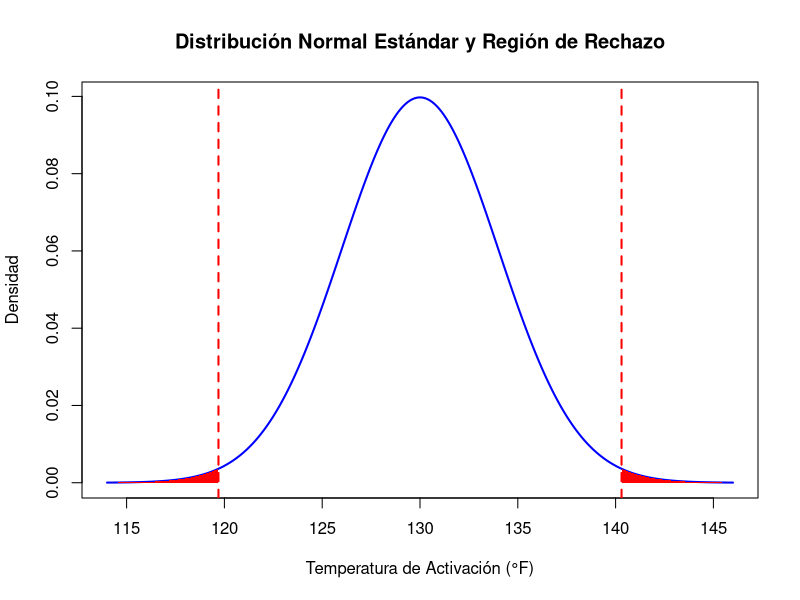
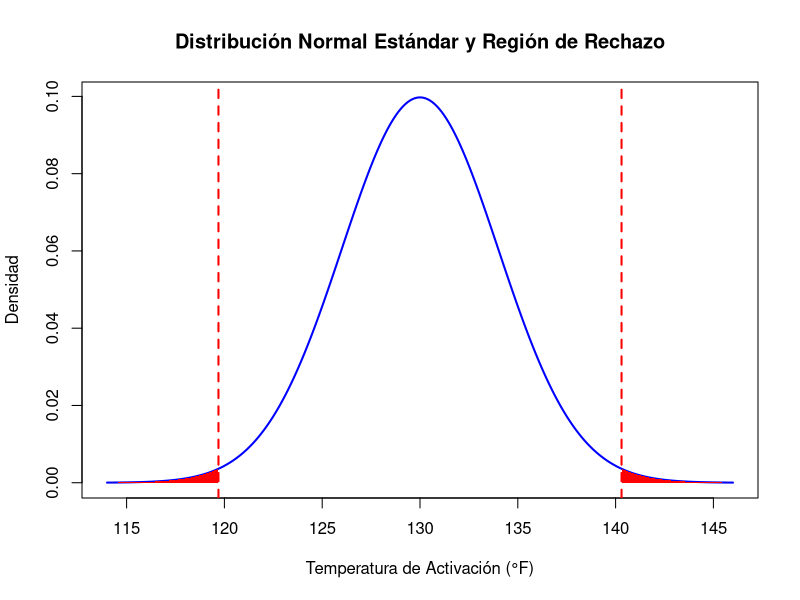

The R source for these figures, in order:
# Parámetros de la distribución
mu_0 <- 130  # Media poblacional bajo la hipótesis nula
sigma <- 4   # Desviación estándar
alpha <- 0.01  # Nivel de significancia
z_critical <- qnorm(1 - alpha / 2)  # Valor crítico para un nivel bilateral

# Crear el gráfico
x <- seq(mu_0 - 4 * sigma, mu_0 + 4 * sigma, length.out = 1000)
y <- dnorm(x, mean = mu_0, sd = sigma)

# Configurar el gráfico
plot(x, y, type = "l", lwd = 2, col = "blue",
     main = "Distribución Normal Estándar y Región de Rechazo",
     xlab = "Temperatura de Activación (°F)",
     ylab = "Densidad")

# Rellenar las regiones de rechazo
polygon(c(seq(mu_0 - 4 * sigma, mu_0 - z_critical * sigma, length.out = 100), 
          rev(seq(mu_0 - 4 * sigma, mu_0 - z_critical * sigma, length.out = 100))),
        c(dnorm(seq(mu_0 - 4 * sigma, mu_0 - z_critical * sigma, length.out = 100), 
                mean = mu_0, sd = sigma), 
          rep(0, 100)),
        col = "red", border = NA)

polygon(c(seq(mu_0 + z_critical * sigma, mu_0 + 4 * sigma, length.out = 100), 
          rev(seq(mu_0 + z_critical * sigma, mu_0 + 4 * sigma, length.out = 100))),
        c(dnorm(seq(mu_0 + z_critical * sigma, mu_0 + 4 * sigma, length.out = 100), 
                mean = mu_0, sd = sigma), 
          rep(0, 100)),
        col = "red", border = NA)

# Añadir líneas verticales para los valores críticos
abline(v = c(mu_0 - z_critical * sigma, mu_0 + z_critical * sigma), col = "red", lty = 2, lwd = 2)

# Guardar el gráfico
png("region_rechazo.png", width = 800, height = 600)
plot(x, y, type = "l", lwd = 2, col = "blue",
     main = "Distribución Normal Estándar y Región de Rechazo",
     xlab = "Temperatura de Activación (°F)",
     ylab = "Densidad")

# Rellenar las regiones de rechazo
polygon(c(seq(mu_0 - 4 * sigma, mu_0 - z_critical * sigma, length.out = 100), 
          rev(seq(mu_0 - 4 * sigma, mu_0 - z_critical * sigma, length.out = 100))),
        c(dnorm(seq(mu_0 - 4 * sigma, mu_0 - z_critical * sigma, length.out = 100), 
                mean = mu_0, sd = sigma), 
          rep(0, 100)),
        col = "red", border = NA)

polygon(c(seq(mu_0 + z_critical * sigma, mu_0 + 4 * sigma, length.out = 100), 
          rev(seq(mu_0 + z_critical * sigma, mu_0 + 4 * sigma, length.out = 100))),
        c(dnorm(seq(mu_0 + z_critical * sigma, mu_0 + 4 * sigma, length.out = 100), 
                mean = mu_0, sd = sigma), 
          rep(0, 100)),
        col = "red", border = NA)

# Añadir líneas verticales para los valores críticos
abline(v = c(mu_0 - z_critical * sigma, mu_0 + z_critical * sigma), col = "red", lty = 2, lwd = 2)
dev.off()
